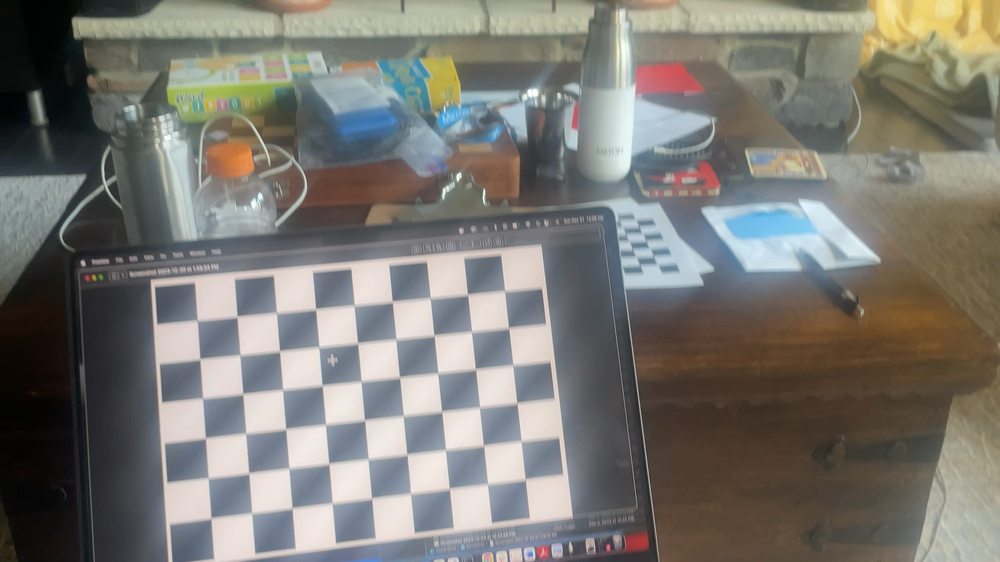
#> input picture CameraCalibration/images/img0.png, 1000 x 562 px, shrunk from 1920 x 1080 before the run, given in place of the camera
$ python video-loop.py
#> lines starting #> are read from the running program, lines starting #| are printed output that depends on the picture; after the words box and inside, x2 and y2 are one past the last pixel; in counts of white or black regions, pixels touching at a corner belong together
#> further down, frame is the input picture: shape (562, 1000, 3); mean B, G, R 114.4, 120.3, 122
import cv2
import numpy as np
import time

# INTRINSIC CAMERA PARAMS (OBTAIN VIA RUNNING CAMERA CALIBRATION)
fx = 2.44171380e+03
fy = 2.39069151e+03
cx = 6.30504437e+02
cy = 5.70956578e+02
dist = [-1.38149680e-01, 3.57171479e+00 , 1.19686067e-02 , -6.03857380e-02 , -1.40045591e+01]
camera_matrix = np.array([[fx, 0, cx], [0, fy, cy], [0, 0, 1]])

focal_length_mm = 50 # my mac has a 50mm focal length
side_length = .12
capture = cv2.VideoCapture(0)
frame_height, frame_width = int(capture.get(cv2.CAP_PROP_FRAME_HEIGHT)), int(capture.get(cv2.CAP_PROP_FRAME_WIDTH))
object_real_width = .10 #10 cm
object_real_height = .10 #10 cm

if not capture.isOpened():
    print("Error: Could not open camera.")
    exit()

cv2.namedWindow('Camera Feed', cv2.WINDOW_NORMAL)

def outlineHough(frame):
    gray = cv2.cvtColor(frame, cv2.COLOR_BGR2GRAY)
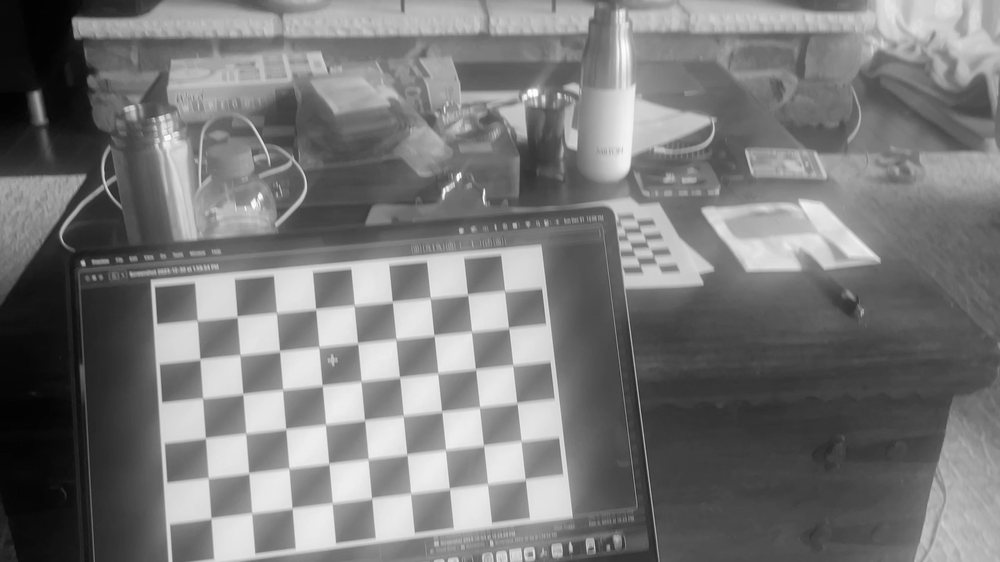
#> gray: shape (562, 1000); min 2, max 255, mean 120.1
    blurred = cv2.GaussianBlur(gray, (9, 9), 0)
    edges = cv2.Canny(blurred, 50, 200)
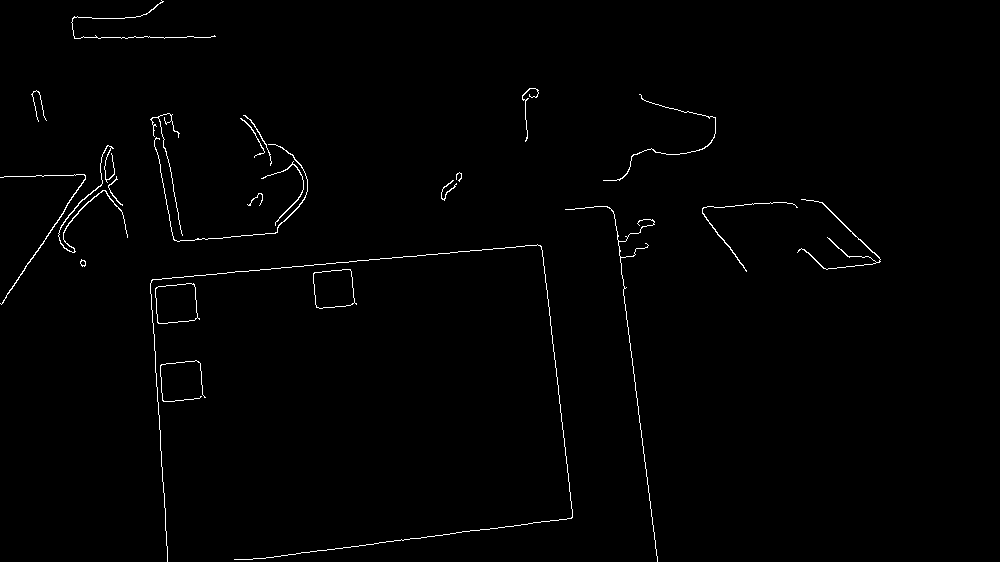
#> edges: shape (562, 1000); 0.93% white in thin lines or dots, all inside (x1, y1, x2, y2) = (0, 0, 881, 562)
    # dialations
    kernel = np.ones((5, 5), np.uint8)
    edges = cv2.dilate(edges, kernel, iterations=1)
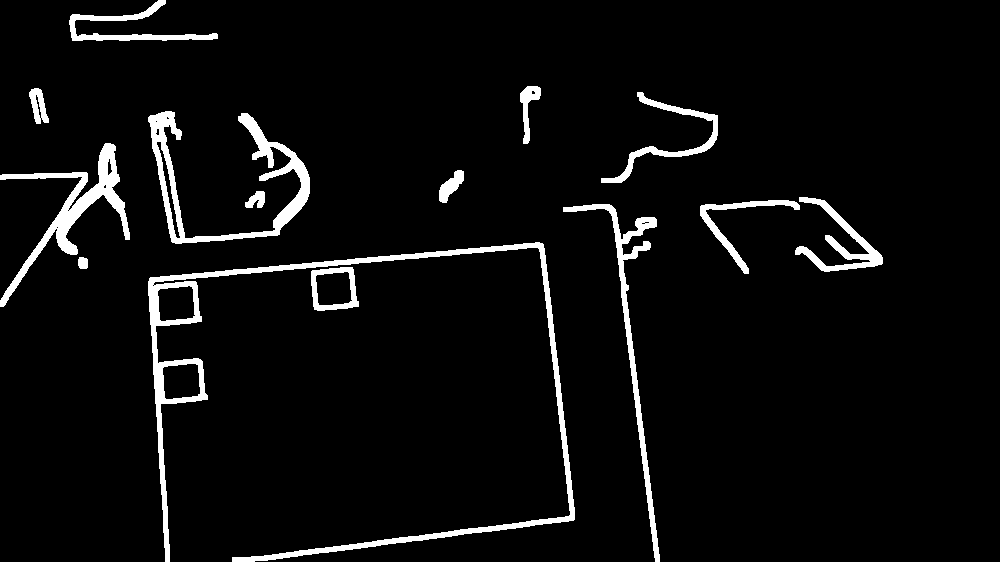
#> edges: shape (562, 1000); 4.9% white; 14 white regions
    res = get_distance_from_camera_hough(edges, frame)
    return res

def get_distance_from_camera_hough(edges, og): # AFTER TESTING: I like probabalistic better so that's what's in there
    height, width, channels = og.shape
#> height = 562; width = 1000; channels = 3
    blank_frame = np.zeros((height, width, 1), dtype=np.uint8)

    linesP = cv2.HoughLinesP(edges, 1, np.pi / 180, 50, None, 50, 10)
#> linesP = 100 rows, first 6: [149, 279, 543, 244], [149, 280, 543, 246], [232, 559, 574, 517], [150, 277, 542, 243], [615, 209, 658, 561], [239, 561, 573, 520]
    if linesP is not None:
        for i in range(len(linesP)):
            l = linesP[i][0]
            cv2.line(blank_frame, (l[0], l[1]), (l[2], l[3]), 255, 3, cv2.LINE_AA)
#> this loop made 100 passes
#> l on passes 1 to 12: [149, 279, 543, 244], [149, 280, 543, 246], [232, 559, 574, 517], [150, 277, 542, 243], [615, 209, 658, 561], [239, 561, 573, 520], [232, 561, 574, 519], [151, 279, 166, 561], [613, 207, 656, 561], [612, 206, 655, 561], [540, 245, 574, 518], [160, 362, 161, 414]
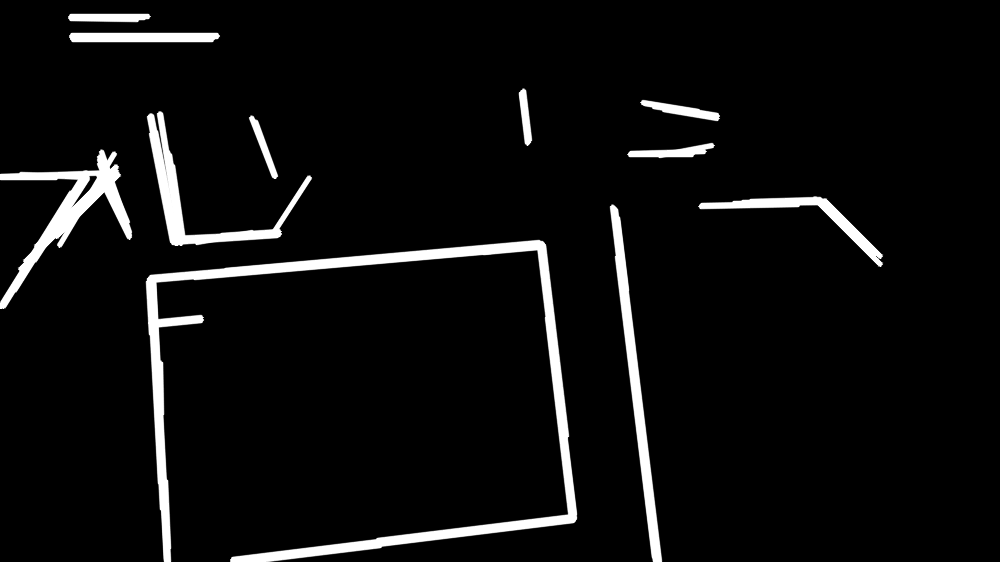
#> blank_frame: shape (562, 1000, 1); min 0, max 255, mean 13.7
        contours, _ = cv2.findContours(blank_frame, cv2.RETR_EXTERNAL, cv2.CHAIN_APPROX_SIMPLE)
#> contours = 11 contours; largest, box (x1, y1, x2, y2) and area: (145, 239, 578, 562) 13482, (0, 149, 133, 309) 4674, (146, 111, 313, 246) 3722, (609, 204, 663, 562) 3700, (697, 196, 884, 267) 2036
        max_area = 0
        max_area_contour = None
        for contour in contours:
            area = cv2.contourArea(contour)
            # get average color of countour and instead of getting max area, if it's red in the og frame then take that as the countour we want
            if area > max_area:
                max_area = area
                max_area_contour = contour
#> this loop made 11 passes
#> (area, max_area) on pass 1: (13481.5, 13481.5)
#> area on passes 2 to 7: 3700.5, 2036.5, 4674.5, 705.5, 489, 3722.5
#> after the loop, max_area = 13481.5; max_area_contour = contour of 544 points, box (x1, y1, x2, y2) (145, 239, 578, 562), area 13482
            # [4 lines of commented-out code are left out]
        if max_area_contour is not None:
            blank_frame = np.zeros((height, width, 1), dtype=np.uint8)
            cv2.drawContours(blank_frame, [max_area_contour], -1, (255, 255, 0), thickness=2)
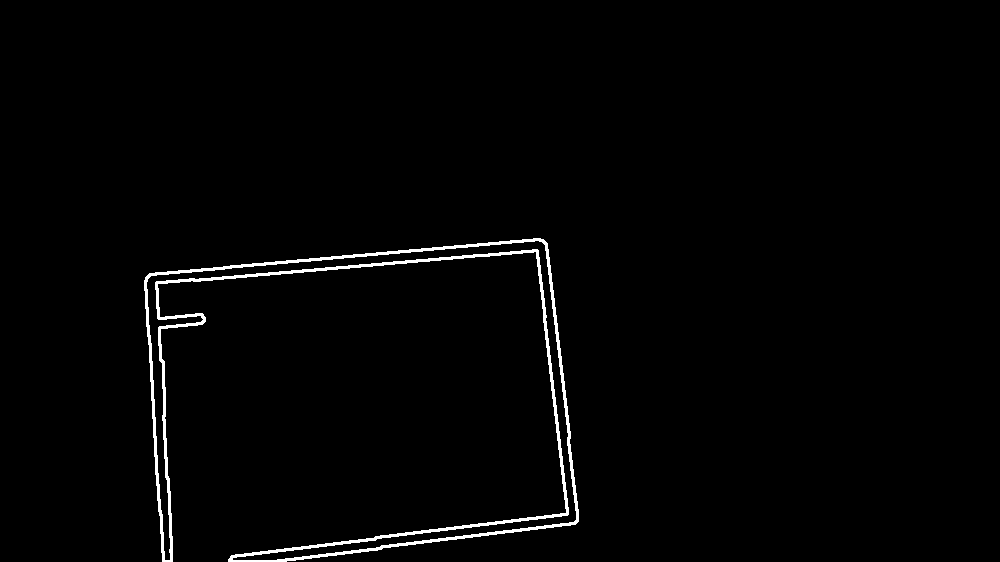
#> blank_frame: shape (562, 1000, 1); 1.5% white; 1 white region, box (x1, y1, x2, y2) and area: (144, 238, 579, 562) 8483
            kernel = np.ones((9, 9), np.uint8)
            dilated = cv2.dilate(blank_frame, kernel, iterations=1)
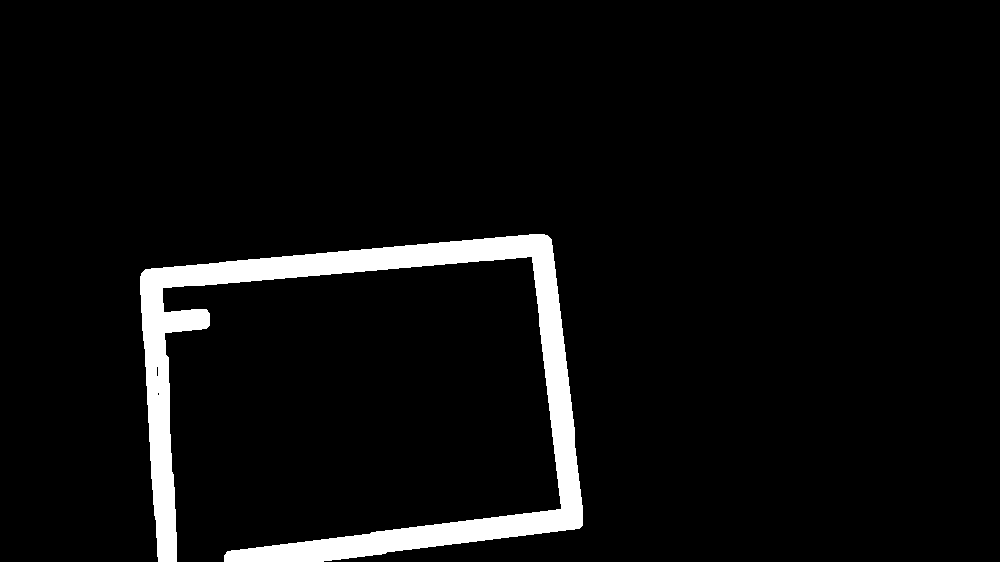
#> dilated: shape (562, 1000); 5.2% white; 1 white region
            dilated, corners = get_corners(dilated)
            if corners is not None:
                # print(max_area, corners)
                dilated, pitch, roll, yaw = get_pry(dilated, corners)
                x, y, z = get_xyz_disp(pitch, roll, yaw, corners, camera_matrix, dist)
            return dilated
            # now get the houghlines on this and get pitch roll and yaw & then x y & z distance
    return blank_frame

# [14 lines left out: functions get_avg_color, satisfies_threshold, not called in this run]

def get_corners(edges_frame):
    contours, _ = cv2.findContours(edges_frame, cv2.RETR_EXTERNAL, cv2.CHAIN_APPROX_SIMPLE)
#> contours = 1 contour; box (x1, y1, x2, y2) and area: (140, 234, 583, 562) 27786
    edges_frame = cv2.cvtColor(edges_frame, cv2.COLOR_GRAY2BGR)
#> edges_frame: shape (562, 1000, 3); 5.2% white; 1 white region, box (x1, y1, x2, y2) and area: (140, 234, 583, 562) 29116
    four_sided_contour = None
    four_corners = None
    vertices = 4
    for contour in contours:
        epsilon = 0.02 * cv2.arcLength(contour, True)
        approx = cv2.approxPolyDP(contour, epsilon, True)
        if len(approx) == vertices:
            four_sided_contour = approx
            break
#> this loop made 1 pass
#> epsilon on pass 1: 55.8
    if four_sided_contour is not None:
        # print("got a 4 sided")
        four_corners = four_sided_contour.reshape(-1, 2)
        for x, y in four_corners:
            cv2.circle(edges_frame, (x, y), 10, (0, 0, 255), -1)
    return edges_frame, four_corners

# [85 lines left out: functions get_pry, get_xyz_disp, rotation_matrix_to_euler_angles, draw_axes, not called in this run]

while True:
    is_successful, frame = capture.read()
    if not is_successful:
        print("Error: Could not read frame.")
        break
    frame = outlineHough(frame)
    cv2.imshow('Altered', frame)
    if cv2.waitKey(1) & 0xFF == ord('q'):
#> (key q is pressed here)
        break
    time.sleep(0.1)
capture.release()
cv2.destroyAllWindows()
